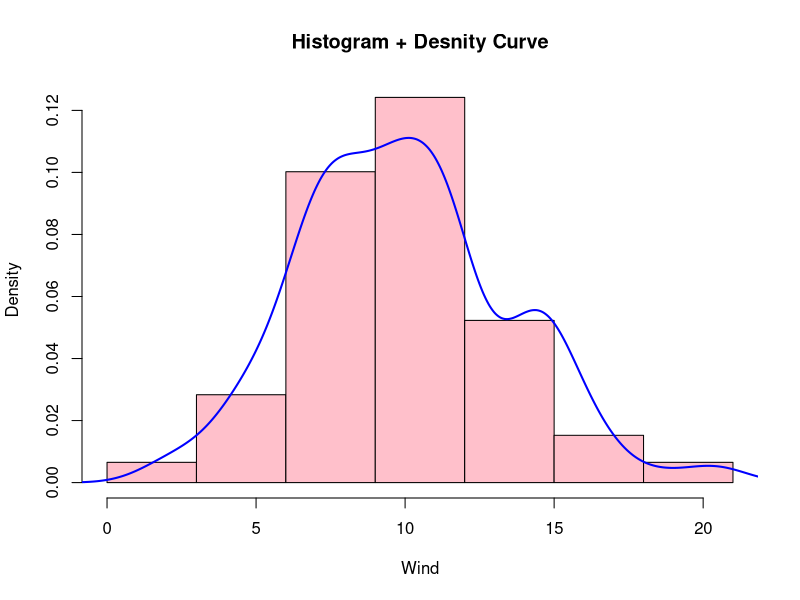
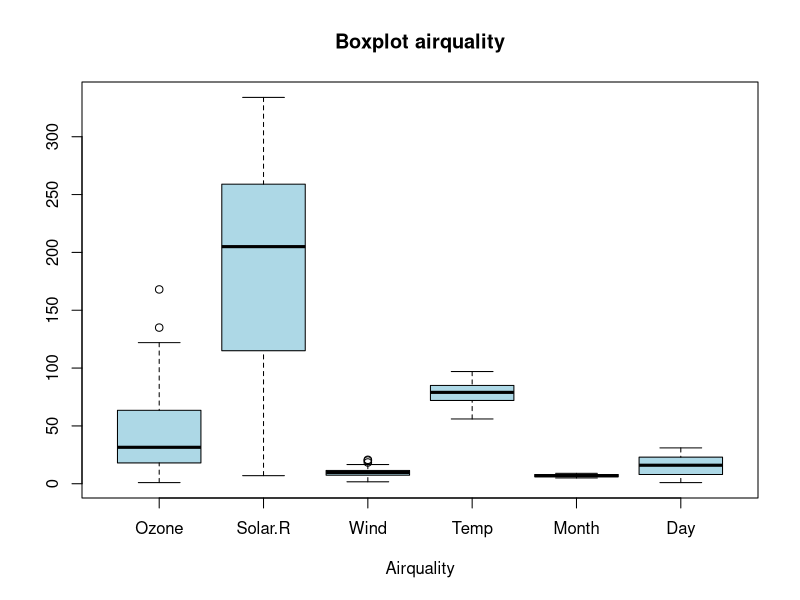
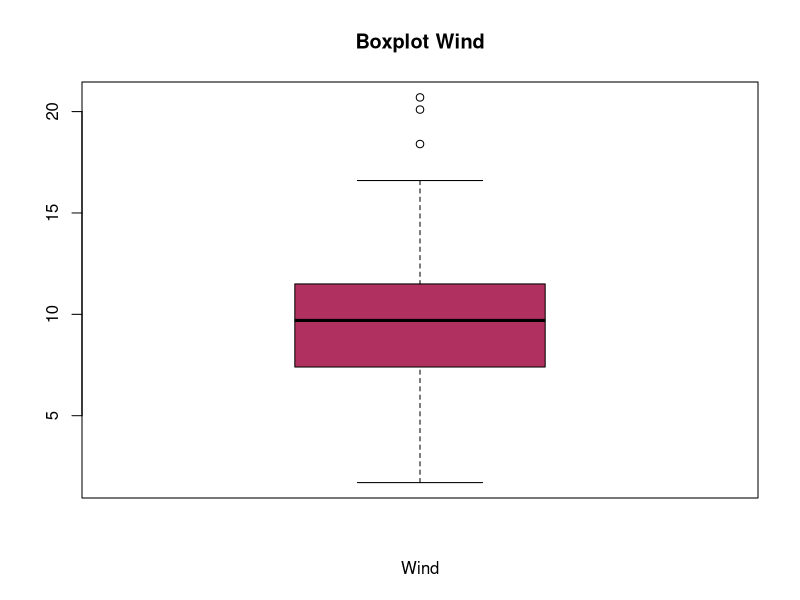
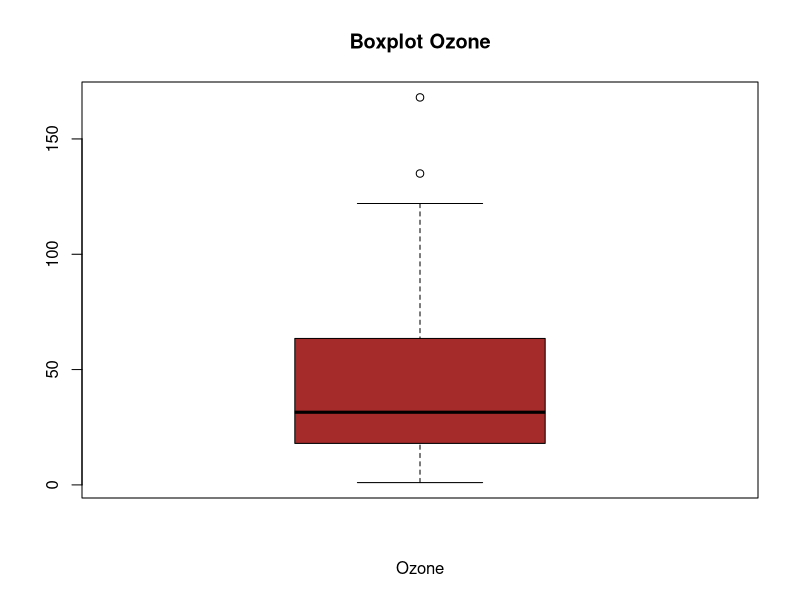
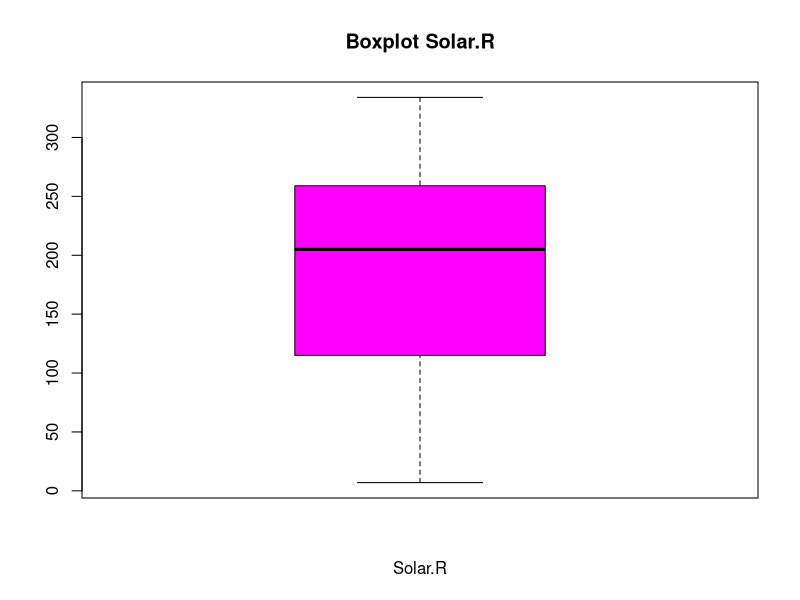
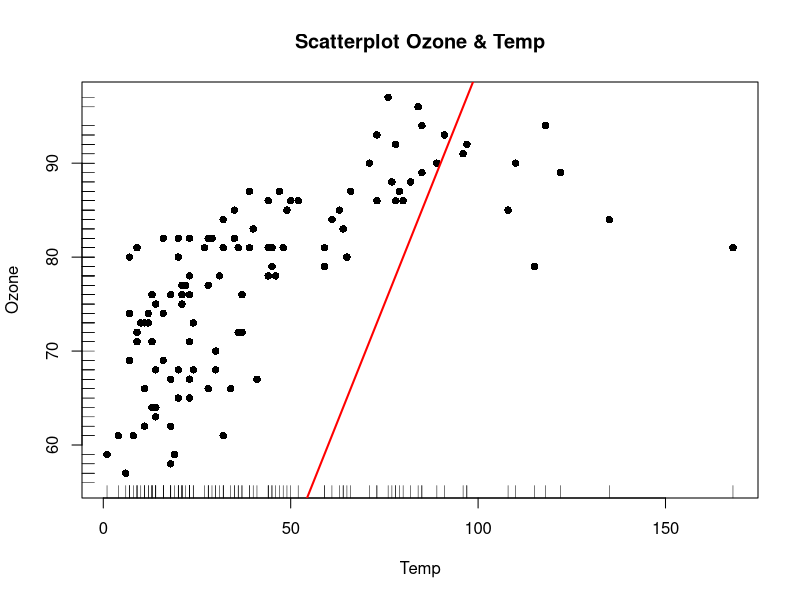

Generate these figures, in order, with R:
airquality
#histogram & density
hist(airquality$Wind,
     breaks = (0:7)*3,
     probability = TRUE,
     xlab = "Wind",
     main = "Histogram + Desnity Curve",
     col = "pink", 
     border = "black"
)
dens <- density(airquality$Wind)
lines(dens, col = "blue", lwd = 2)

#boxplot
boxplot(airquality, horiz = TRUE, 
        main = "Boxplot airquality",
        col = "lightblue",
        xlab = "Airquality")


boxplot(airquality$Wind, horiz = TRUE, 
        main = "Boxplot Wind",
        col = "maroon",
        xlab = "Wind")

boxplot(airquality$Ozone, horiz = TRUE, 
        main = "Boxplot Ozone",
        col = "brown",
        xlab = "Ozone")

boxplot(airquality$Solar.R, horiz = TRUE, 
        main = "Boxplot Solar.R",
        col = "magenta1",
        xlab = "Solar.R")

# steam and leaf Plot
stem(airquality$Wind)
stem(airquality$Ozone)
stem(airquality$Solar.R)
stem(airquality$Temp)
stem(airquality$Month)
stem(airquality$Day)

#Scatter plot
plot(airquality$Ozone, airquality$Temp, 
     pch = 16, pty= "s",
     main = "Scatterplot Ozone & Temp",
     xlab = "Temp", 
     ylab = "Ozone")
rug(airquality$Ozone)             
rug(airquality$Temp, side = 2)
abline(0, 1, col = "red", lwd = 2)
